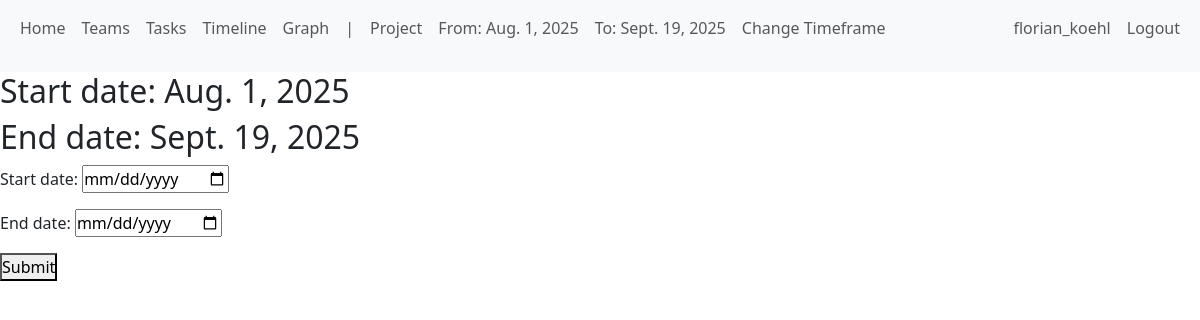
The app's page /distributor/change_project_page (signed in) with its own data.
### distributor/models.py (models this page shows)
class Project(models.Model):
    start_date = models.DateField()
    end_date = models.DateField()
    order_counter = models.IntegerField(default=0)

### users/models.py (models this page shows)
class CustomUser(AbstractUser):
    ROLE_CHOICES = (
        ("member", "Member"),
        ("team_lead", "Team Lead"),
        ("supervisor", "Supervisor"),
    )
    role = models.CharField(max_length=50, choices=ROLE_CHOICES)
    def __str__(self):
        return self.username

### distributor/views.py (the view)
# urls.py: path("change_project_page", views.change_project_page, name='change_project_page'),
def change_project_page(request):
    return render(request, "distributor/change_project_timeframe.html")

### distributor/forms.py
class ProjectTimeframeForm(forms.ModelForm):
    class Meta:
        model = Project
        fields = ["start_date", "end_date"]
        widgets = {
            'start_date': forms.DateInput(attrs={'id': 'start_date_input_project', 'placeholder': 'Start Date', 'type': 'date'}),
            'end_date': forms.DateInput(attrs={'id': 'end_date_input_project', 'placeholder': 'End Date', 'type': 'date'})
        }

### distributor/context_processors.py (called while the page is built)
def global_project_timeframe_form(request):
    return {
        "global_project_timeframe_form": ProjectTimeframeForm(),
    }

def global_project_timeframe(request):
    project_time_frame = Project.objects.first()
    if project_time_frame:
        return {
            "global_project_timeframe": project_time_frame,
        }
    else:
        return {
            "global_project_timeframe": 'No values picked yet',
        }

### distributor/templates/distributor/change_project_timeframe.html (shortened to what this page needs)
{% extends 'distributor/base.html' %}
{% block content %}
<h2>Start date: {{ global_project_timeframe.start_date }}</h2>
<h2>End date: {{ global_project_timeframe.end_date }}</h2>
<form method="POST" action="{% url 'define_project_timeframe' %}">
                {{ global_project_timeframe_form.as_p }}
                <button type="submit">Submit</button>
            </form>
{% endblock %}

### distributor/templates/distributor/base.html (shortened to what this page needs)
{% load static %}
<!DOCTYPE html>
<html lang="en">
<head>
    <link href="https://cdn.jsdelivr.net/npm/bootstrap@5.3.7/dist/css/bootstrap.min.css" rel="stylesheet"
>
    <link rel="stylesheet" href="{% static 'css/style.css' %}">
</head>
<body>
<header>
    <nav class="navbar navbar-expand-lg bg-body-tertiary">
        <div class="container-fluid">
            <div class="collapse navbar-collapse" id="navbarNav">
                <ul class="navbar-nav">
                    <div class="internal_navbar_container">
                        <div class="common_links_base_navbar">
                            <li>
                                <a class="nav-link" href='{% url 'home' %}'>Home</a>
                            </li>
                            <li class="nav-item">
                                <a class="nav-link" href="{% url 'teams' %}">Teams</a>
                            </li>
                            <li class="nav-item">
                                <a class="nav-link" href="{% url 'tasks' %}">Tasks</a>
                            </li>
                            <li class="nav-item">
                                <a class="nav-link" href="{% url 'timeline' %}">Timeline</a>
                            </li>
                            <li class="nav-item">
                                <a class="nav-link" href="{% url 'training_page' %}">Graph</a>
                            </li>
                            <div class="timeframe_information_navbar">
                            <li>
                                <p id="hide_on_navbar_media_query" class="nav-link">|</p>
                            </li>
                            <li>
                                <p class="nav-link">Project</p>
                            </li>
                            <li>
                                <p class="nav-link">From: {{ global_project_timeframe.start_date }}</p>
                            </li>
                            <li>
                                <p class="nav-link">To: {{ global_project_timeframe.end_date }}</p>
                            </li>
                            <li>
                                <a class="nav-link" href="{% url 'change_project_page' %}">Change Timeframe</a>
                            </li>
                            </div>
                        </div>
                        <div class="user_view">
                            {% if user.is_authenticated %}
                                <a class="nav-link" href="{% url 'profile_page' user.id %}">{{ user }}</a>
                                <a class="nav-link" href="">Logout</a>
                            {% else %}
                                <a class="nav-link" href="{% url 'login_view' %}">Login</a>
                                <a class="nav-link" href="{% url 'register_view' %}">Register</a>
                            {% endif %}
                        </div>
                    </div>
                </ul>
            </div>
        </div>
    </nav>
</header>
<main>
    {% block content %}
    {% endblock %}
</main>
</body>
</html>

### distributor/static/css/style.css (style rules this page uses)
* { padding: 0; margin: 0 }
body { min-height: 200vh; }
.navbar-nav { width: 100% !important; }
.internal_navbar_container { display: flex; justify-content: space-between; width: 100% }
.timeframe_information_navbar { display: flex; }
.common_links_base_navbar { display: flex; }
.user_view { display: flex; }

### records on screen
Project: start_date "Aug. 1, 2025", end_date "Sept. 19, 2025"
CustomUser: username "florian_koehl"
